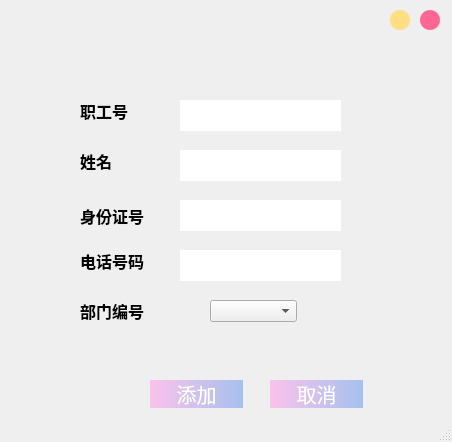
<?xml version="1.0" encoding="UTF-8"?>
<ui version="4.0">
 <class>adduser</class>
 <widget class="QMainWindow" name="adduser">
  <property name="geometry">
   <rect>
    <x>0</x>
    <y>0</y>
    <width>452</width>
    <height>442</height>
   </rect>
  </property>
  <property name="windowTitle">
   <string>MainWindow</string>
  </property>
  <property name="styleSheet">
   <string notr="true">QLineEdit{
    border:0px;    #去除边框
    margin:10px; 	#设置10像素的外框距
	margin-left:50px;    #设置左边外框距50px
	margin-right:50px;		#设置右边外框距50px，这样垂直分布可以居中
    border-bottom: 2px solid #B3B3B3; 	#显示下框线，且为2px像素宽度颜色为#B3B3B3
    font-family:'Microsoft YaHei'; 	#设置字体
    font-size:20px; 	#字体大小
    font-weight:bold;		#粗体
    }</string>
  </property>
  <widget class="QWidget" name="centralwidget">
   <widget class="QLabel" name="label">
    <property name="geometry">
     <rect>
      <x>80</x>
      <y>100</y>
      <width>71</width>
      <height>21</height>
     </rect>
    </property>
    <property name="font">
     <font>
      <family>Microsoft YaHei</family>
      <pointsize>12</pointsize>
      <weight>75</weight>
      <bold>true</bold>
     </font>
    </property>
    <property name="text">
     <string>职工号</string>
    </property>
   </widget>
   <widget class="QLabel" name="label_2">
    <property name="geometry">
     <rect>
      <x>80</x>
      <y>150</y>
      <width>41</width>
      <height>21</height>
     </rect>
    </property>
    <property name="font">
     <font>
      <family>Microsoft YaHei</family>
      <pointsize>12</pointsize>
      <weight>75</weight>
      <bold>true</bold>
     </font>
    </property>
    <property name="text">
     <string>姓名</string>
    </property>
   </widget>
   <widget class="QLabel" name="label_3">
    <property name="geometry">
     <rect>
      <x>80</x>
      <y>200</y>
      <width>91</width>
      <height>31</height>
     </rect>
    </property>
    <property name="font">
     <font>
      <family>Microsoft YaHei</family>
      <pointsize>12</pointsize>
      <weight>75</weight>
      <bold>true</bold>
     </font>
    </property>
    <property name="text">
     <string>身份证号</string>
    </property>
   </widget>
   <widget class="QLabel" name="label_4">
    <property name="geometry">
     <rect>
      <x>80</x>
      <y>250</y>
      <width>91</width>
      <height>21</height>
     </rect>
    </property>
    <property name="font">
     <font>
      <family>Microsoft YaHei</family>
      <pointsize>12</pointsize>
      <weight>75</weight>
      <bold>true</bold>
     </font>
    </property>
    <property name="text">
     <string>电话号码</string>
    </property>
   </widget>
   <widget class="QLabel" name="label_5">
    <property name="geometry">
     <rect>
      <x>80</x>
      <y>300</y>
      <width>81</width>
      <height>21</height>
     </rect>
    </property>
    <property name="font">
     <font>
      <family>Microsoft YaHei</family>
      <pointsize>12</pointsize>
      <weight>75</weight>
      <bold>true</bold>
     </font>
    </property>
    <property name="text">
     <string>部门编号</string>
    </property>
   </widget>
   <widget class="QLineEdit" name="lineEdit">
    <property name="geometry">
     <rect>
      <x>180</x>
      <y>100</y>
      <width>161</width>
      <height>31</height>
     </rect>
    </property>
    <property name="text">
     <string/>
    </property>
   </widget>
   <widget class="QLineEdit" name="lineEdit_2">
    <property name="geometry">
     <rect>
      <x>180</x>
      <y>150</y>
      <width>161</width>
      <height>31</height>
     </rect>
    </property>
   </widget>
   <widget class="QLineEdit" name="lineEdit_3">
    <property name="geometry">
     <rect>
      <x>180</x>
      <y>200</y>
      <width>161</width>
      <height>31</height>
     </rect>
    </property>
   </widget>
   <widget class="QLineEdit" name="lineEdit_4">
    <property name="geometry">
     <rect>
      <x>180</x>
      <y>250</y>
      <width>161</width>
      <height>31</height>
     </rect>
    </property>
   </widget>
   <widget class="QPushButton" name="pushButton">
    <property name="geometry">
     <rect>
      <x>150</x>
      <y>380</y>
      <width>93</width>
      <height>28</height>
     </rect>
    </property>
    <property name="styleSheet">
     <string notr="true">QPushButton{
    border:0px;
    height:30px;
    border-radius:15px;
    font-family:'Microsoft YaHei';
    font-size:20px;
	color:white;
    background-color:qlineargradient(spread:pad, x1:0, y1:0, x2:1, y2:0, stop:0 #fbc2eb, stop:1 #a6c1ee);
    }

 QPushButton:hover{
     background-color:qlineargradient(spread:pad, x1:0, y1:0, x2:1, y2:0, stop:0 #ffd2f0, stop:1 #b0cbf8);
 }

 QPushButton:pressed{
     background-color:qlineargradient(spread:pad, x1:0, y1:0, x2:1, y2:0, stop:0 #e1aad2, stop:1 #92adda);
     }</string>
    </property>
    <property name="text">
     <string>添加</string>
    </property>
   </widget>
   <widget class="QComboBox" name="comboBox">
    <property name="geometry">
     <rect>
      <x>210</x>
      <y>300</y>
      <width>87</width>
      <height>22</height>
     </rect>
    </property>
    <item>
     <property name="text">
      <string/>
     </property>
    </item>
    <item>
     <property name="text">
      <string>1</string>
     </property>
    </item>
    <item>
     <property name="text">
      <string>2</string>
     </property>
    </item>
    <item>
     <property name="text">
      <string>3</string>
     </property>
    </item>
   </widget>
   <widget class="QPushButton" name="pushButton_2">
    <property name="geometry">
     <rect>
      <x>270</x>
      <y>380</y>
      <width>93</width>
      <height>28</height>
     </rect>
    </property>
    <property name="styleSheet">
     <string notr="true">QPushButton{
    border:0px;
    height:30px;
    border-radius:15px;
    font-family:'Microsoft YaHei';
    font-size:20px;
	color:white;
    background-color:qlineargradient(spread:pad, x1:0, y1:0, x2:1, y2:0, stop:0 #fbc2eb, stop:1 #a6c1ee);
    }

 QPushButton:hover{
     background-color:qlineargradient(spread:pad, x1:0, y1:0, x2:1, y2:0, stop:0 #ffd2f0, stop:1 #b0cbf8);
 }

 QPushButton:pressed{
     background-color:qlineargradient(spread:pad, x1:0, y1:0, x2:1, y2:0, stop:0 #e1aad2, stop:1 #92adda);
     }</string>
    </property>
    <property name="text">
     <string>取消</string>
    </property>
   </widget>
   <widget class="QPushButton" name="hidden_pushButton">
    <property name="geometry">
     <rect>
      <x>390</x>
      <y>10</y>
      <width>20</width>
      <height>20</height>
     </rect>
    </property>
    <property name="sizePolicy">
     <sizepolicy hsizetype="Fixed" vsizetype="Fixed">
      <horstretch>0</horstretch>
      <verstretch>0</verstretch>
     </sizepolicy>
    </property>
    <property name="minimumSize">
     <size>
      <width>20</width>
      <height>20</height>
     </size>
    </property>
    <property name="maximumSize">
     <size>
      <width>20</width>
      <height>20</height>
     </size>
    </property>
    <property name="baseSize">
     <size>
      <width>0</width>
      <height>0</height>
     </size>
    </property>
    <property name="styleSheet">
     <string notr="true">QPushButton
{
background:#FFDF80;
border-radius:10px;
}
QPushButton:hover
{
background:#FFC105;
}

</string>
    </property>
    <property name="text">
     <string/>
    </property>
   </widget>
   <widget class="QPushButton" name="close_pushButton">
    <property name="enabled">
     <bool>true</bool>
    </property>
    <property name="geometry">
     <rect>
      <x>420</x>
      <y>10</y>
      <width>20</width>
      <height>20</height>
     </rect>
    </property>
    <property name="sizePolicy">
     <sizepolicy hsizetype="Fixed" vsizetype="Fixed">
      <horstretch>0</horstretch>
      <verstretch>0</verstretch>
     </sizepolicy>
    </property>
    <property name="minimumSize">
     <size>
      <width>20</width>
      <height>20</height>
     </size>
    </property>
    <property name="maximumSize">
     <size>
      <width>20</width>
      <height>20</height>
     </size>
    </property>
    <property name="styleSheet">
     <string notr="true">QPushButton
{
background:#FF6694;
border-radius:10px;
}
QPushButton:hover
{
background:#FF0000;
}

</string>
    </property>
    <property name="text">
     <string/>
    </property>
   </widget>
  </widget>
  <widget class="QStatusBar" name="statusbar"/>
 </widget>
 <resources/>
 <connections/>
</ui>
